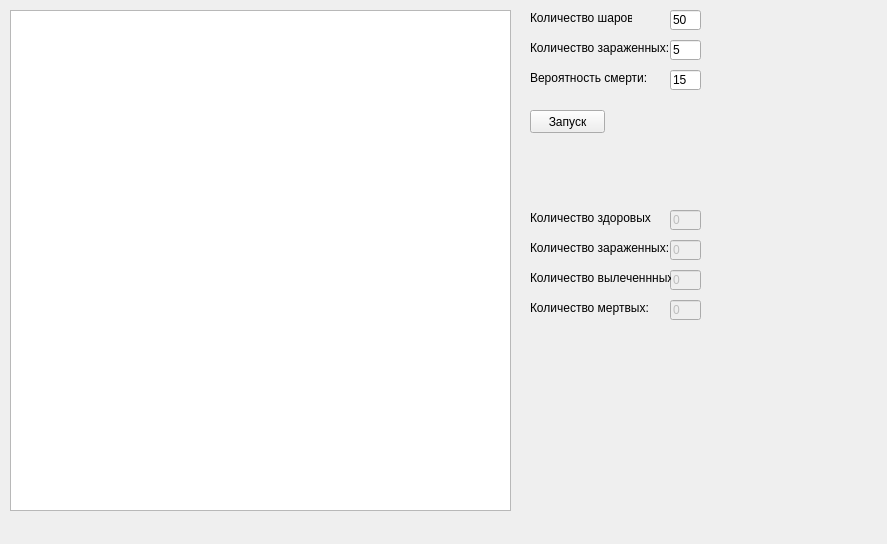
<?xml version="1.0" encoding="UTF-8"?>
<ui version="4.0">
 <class>MainWindow</class>
 <widget class="QMainWindow" name="MainWindow">
  <property name="geometry">
   <rect>
    <x>0</x>
    <y>0</y>
    <width>887</width>
    <height>544</height>
   </rect>
  </property>
  <property name="windowTitle">
   <string>Epidemic</string>
  </property>
  <widget class="QWidget" name="centralWidget">
   <widget class="QGraphicsView" name="graphicsView">
    <property name="geometry">
     <rect>
      <x>10</x>
      <y>10</y>
      <width>501</width>
      <height>501</height>
     </rect>
    </property>
   </widget>
   <widget class="QLabel" name="label">
    <property name="geometry">
     <rect>
      <x>530</x>
      <y>10</y>
      <width>102</width>
      <height>16</height>
     </rect>
    </property>
    <property name="text">
     <string>Количество шаров: </string>
    </property>
   </widget>
   <widget class="QLineEdit" name="lineEdit">
    <property name="geometry">
     <rect>
      <x>670</x>
      <y>10</y>
      <width>31</width>
      <height>20</height>
     </rect>
    </property>
    <property name="text">
     <string>50</string>
    </property>
   </widget>
   <widget class="QLineEdit" name="lineEdit_2">
    <property name="geometry">
     <rect>
      <x>670</x>
      <y>40</y>
      <width>31</width>
      <height>20</height>
     </rect>
    </property>
    <property name="text">
     <string>5</string>
    </property>
   </widget>
   <widget class="QLabel" name="label_2">
    <property name="geometry">
     <rect>
      <x>530</x>
      <y>40</y>
      <width>141</width>
      <height>16</height>
     </rect>
    </property>
    <property name="text">
     <string>Количество зараженных:  </string>
    </property>
   </widget>
   <widget class="QLabel" name="label_3">
    <property name="geometry">
     <rect>
      <x>530</x>
      <y>70</y>
      <width>141</width>
      <height>16</height>
     </rect>
    </property>
    <property name="text">
     <string>Вероятность смерти:</string>
    </property>
   </widget>
   <widget class="QLineEdit" name="lineEdit_3">
    <property name="geometry">
     <rect>
      <x>670</x>
      <y>70</y>
      <width>31</width>
      <height>20</height>
     </rect>
    </property>
    <property name="text">
     <string>15</string>
    </property>
   </widget>
   <widget class="QPushButton" name="pushButton">
    <property name="geometry">
     <rect>
      <x>530</x>
      <y>110</y>
      <width>75</width>
      <height>23</height>
     </rect>
    </property>
    <property name="text">
     <string>Запуск</string>
    </property>
   </widget>
   <widget class="QLabel" name="label_4">
    <property name="geometry">
     <rect>
      <x>530</x>
      <y>240</y>
      <width>141</width>
      <height>16</height>
     </rect>
    </property>
    <property name="text">
     <string>Количество зараженных:  </string>
    </property>
   </widget>
   <widget class="QLineEdit" name="lineEdit_Healthy">
    <property name="enabled">
     <bool>false</bool>
    </property>
    <property name="geometry">
     <rect>
      <x>670</x>
      <y>210</y>
      <width>31</width>
      <height>20</height>
     </rect>
    </property>
    <property name="text">
     <string>0</string>
    </property>
   </widget>
   <widget class="QLabel" name="label_5">
    <property name="geometry">
     <rect>
      <x>530</x>
      <y>210</y>
      <width>121</width>
      <height>16</height>
     </rect>
    </property>
    <property name="text">
     <string>Количество здоровых</string>
    </property>
   </widget>
   <widget class="QLineEdit" name="lineEdit_Infected">
    <property name="enabled">
     <bool>false</bool>
    </property>
    <property name="geometry">
     <rect>
      <x>670</x>
      <y>240</y>
      <width>31</width>
      <height>20</height>
     </rect>
    </property>
    <property name="text">
     <string>0</string>
    </property>
   </widget>
   <widget class="QLineEdit" name="lineEdit_Recovered">
    <property name="enabled">
     <bool>false</bool>
    </property>
    <property name="geometry">
     <rect>
      <x>670</x>
      <y>270</y>
      <width>31</width>
      <height>20</height>
     </rect>
    </property>
    <property name="text">
     <string>0</string>
    </property>
   </widget>
   <widget class="QLabel" name="label_6">
    <property name="geometry">
     <rect>
      <x>530</x>
      <y>270</y>
      <width>141</width>
      <height>16</height>
     </rect>
    </property>
    <property name="text">
     <string>Количество вылеченнных:  </string>
    </property>
   </widget>
   <widget class="QLineEdit" name="lineEdit_Dead">
    <property name="enabled">
     <bool>false</bool>
    </property>
    <property name="geometry">
     <rect>
      <x>670</x>
      <y>300</y>
      <width>31</width>
      <height>20</height>
     </rect>
    </property>
    <property name="text">
     <string>0</string>
    </property>
   </widget>
   <widget class="QLabel" name="label_7">
    <property name="geometry">
     <rect>
      <x>530</x>
      <y>300</y>
      <width>141</width>
      <height>16</height>
     </rect>
    </property>
    <property name="text">
     <string>Количество мертвых:  </string>
    </property>
   </widget>
  </widget>
  <widget class="QMenuBar" name="menuBar">
   <property name="geometry">
    <rect>
     <x>0</x>
     <y>0</y>
     <width>887</width>
     <height>21</height>
    </rect>
   </property>
  </widget>
 </widget>
 <layoutdefault spacing="6" margin="11"/>
 <resources/>
 <connections/>
</ui>
